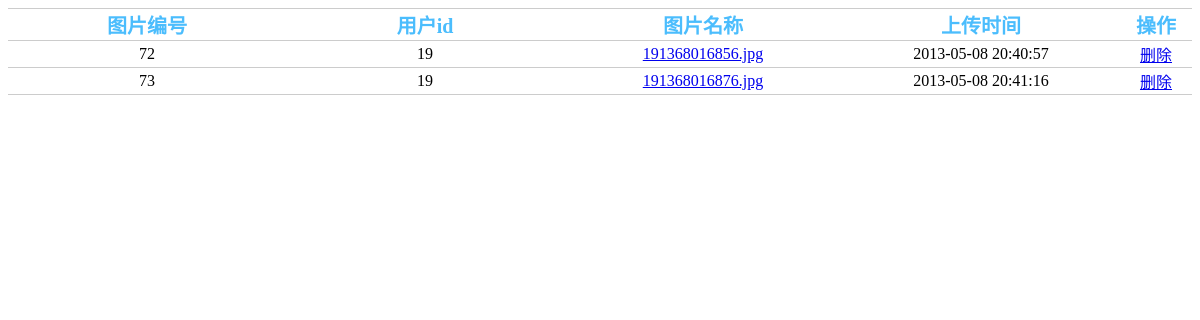
/edian/index.php/bg/imglist, run on an earlier commit of the app's database.
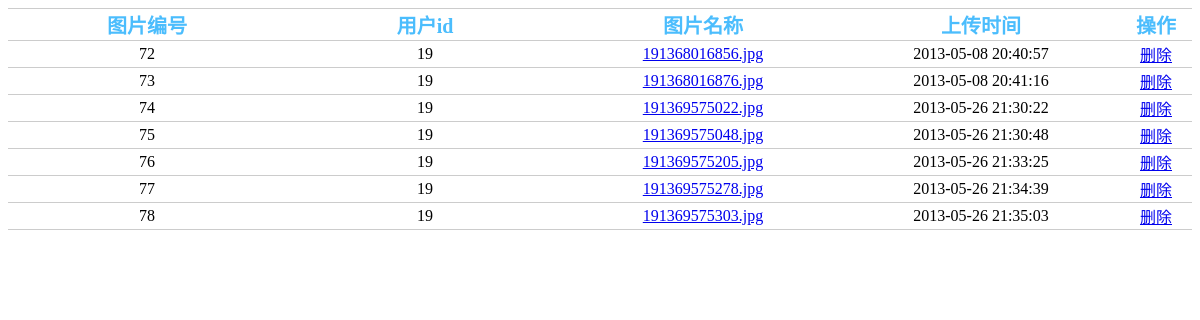
And on a later commit of the database.
### tables this page shows
CREATE TABLE `img` (
  `img_id` int(11) NOT NULL AUTO_INCREMENT,
  `user_id` int(11) DEFAULT NULL,
  `img_name` char(30) DEFAULT NULL,
  `upload_name` varchar(50) DEFAULT NULL,
  `upload_time` datetime DEFAULT NULL,
  `intro` text,
  PRIMARY KEY (`img_id`),
  KEY `user_id` (`user_id`),
  KEY `img_name` (`img_name`)
);

### edian/application/controllers/bg/imglist.php (called while the page is built, shortened)
<?php
class Imglist extends Ci_Controller{
	function __construct()				{
		$this->load->model("mbgimglist");
	}
	function  index(){
		$data['imgall']=$this->mbgimglist->showimg_all();
		$this->load->view("m-bg-imglist",$data);
	}
}
?>

### edian/index.php (called while the page is built, shortened)
<?php
require_once BASEPATH.'core/CodeIgniter.php';

### edian/application/models/mbgimglist.php (called while the page is built, shortened)
<?php
class Mbgimglist extends Ci_Model{
	function showimg_all(){
		$sql="select * from img";
		$res=$this->db->query($sql);
		return $res->result();
	}
}
?>

### edian/application/views/m-bg-imglist.php (the view, shortened to what this page needs)
<!doctype html>
<html>
	<head>
		<link rel="stylesheet" type="text/css" href="<?=base_url("common_content")?>">
	</head>
	<body>
				<table cellspacing="0" class="mail-box">
						<tr>
							<th class="img_id">图片编号</th>
							<th class="user_id">用户id</th>
							<th class="img_name">图片名称</th>
							<th class="time">上传时间</th>
							<th class="action">操作</th>
						</tr>
					<?php foreach($imgall as $temp):?>
						<tr>
								<td class="img_id"><?php echo $temp->img_id?></td>
								<td class="user_id"><?php echo $temp->user_id?></td>
								<td class="img_name"><a href="<?=site_url("bg/imglist/oneimg"."/".$temp->img_name)?>"><?php echo $temp->img_name ?></a></td>
							  <td class="time"><?php echo $temp->upload_time ?></td>
								<td class="time"><a href="<?=site_url("bg/imglist/imgdel"."/".$temp->img_name)?>">删除</a></td>
					</tr>
				<?php endforeach?>
				</table>
	</body>
</html>

What changed in the data, as far as the page shows it:
added img: img_id "74", user "19", img_name "191369575022.jpg", upload_time "2013-05-26 21:30:22"
added img: img_id "75", user "19", img_name "191369575048.jpg", upload_time "2013-05-26 21:30:48"
added img: img_id "76", user "19", img_name "191369575205.jpg", upload_time "2013-05-26 21:33:25"
added img: img_id "77", user "19", img_name "191369575278.jpg", upload_time "2013-05-26 21:34:39"
added img: img_id "78", user "19", img_name "191369575303.jpg", upload_time "2013-05-26 21:35:03"
